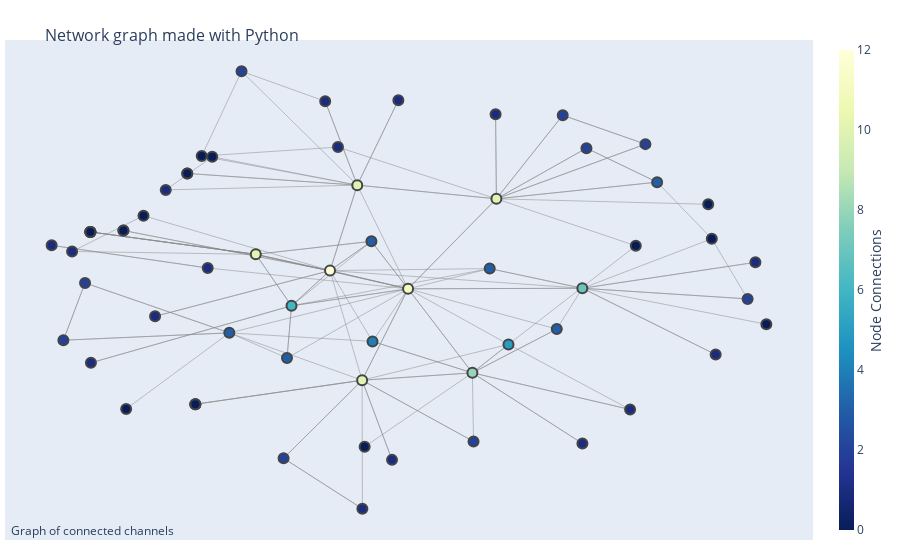

The notebook cell saved with this chart:
### Code cell
network_graphs.plotly_network_graph(H)

### Figure 1 — Plotly figure (JSON) as saved in the notebook; plotly's stock layout.template omitted (floating-point values rounded to 4 significant figures; data arrays with more than 128 entries replaced by an {"elided": "..."} marker saying what was removed)
{"data": [{"hoverinfo": "none", "line": {"color": "#888", "width": 0.5}, "mode": "lines", "type": "scatter", "x": {"elided": "435 float values"}, "y": {"elided": "435 float values"}}, {"hoverinfo": "text", "marker": {"color": [1, 1, 4, 0, 2, 2, 0, 8, 1, 12, 10, 10, 1, 0, 0, 0, 0, 1, 1, 3, 0, 0, 0, 3, 1, 1, 2, 0, 1, 5, 2, 2, 3, 10, 0, 0, 3, 10, 6, 1, 1, 2, 0, 0, 0, 1, 0, 0, 11, 2, 1, 1, 3, 0, 0, 1, 7, 0, 1, 2, 2, 3, 0], "colorbar": {"thickness": 15, "title": {"side": "right", "text": "Node Connections"}, "xanchor": "left"}, "colorscale": [[0, "rgb(255,255,217)"], [0.125, "rgb(237,248,177)"], [0.25, "rgb(199,233,180)"], [0.375, "rgb(127,205,187)"], [0.5, "rgb(65,182,196)"], [0.625, "rgb(29,145,192)"], [0.75, "rgb(34,94,168)"], [0.875, "rgb(37,52,148)"], [1, "rgb(8,29,88)"]], "line": {"width": 2}, "reversescale": true, "showscale": true, "size": 10}, "mode": "markers", "text": ["Megasteakman has # of connections: 1", "What's Inside? has # of connections: 1", "johnyboz has # of connections: 4", "PowerfulJRE has # of connections: 0", "TEAMSUPERTRAMP has # of connections: 2", "Lindsey Stirling has # of connections: 2", "Drinkin' Bros Podcast has # of connections: 0", "Nukazooka has # of connections: 8", "Jacob + Katie Schwarz has # of connections: 1", "Corridor Crew has # of connections: 12", "SoKrispyMedia has # of connections: 10", "Corridor Cast has # of connections: 10", "TomSka has # of connections: 1", "Bill Burr has # of connections: 0", "Spacestation Gaming has # of connections: 0", "Pyrobot has # of connections: 0", "The Slow Mo Guys has # of connections: 0", "Left On Red has # of connections: 1", "Spacestation Stuff has # of connections: 1", "Atomic Punch has # of connections: 3", "Peter McKinnon has # of connections: 0", "Smosh has # of connections: 0", "Linus Tech Tips has # of connections: 0", "Cerberusarms has # of connections: 3", "Adi Shankar's BOOTLEG UNIVERSE has # of connections: 1", "A for Adley - Learning & Fun has # of connections: 1", "RocketJump 2 has # of connections: 2", "The Film Look has # of connections: 0", "RackaRacka has # of connections: 1", "Mr.TVCow has # of connections: 5", "RocketJump Film School has # of connections: 2", "Fury Fingers - GOONS INC - Out Now! has # of connections: 2", "Anna Akana has # of connections: 3", "devinsupertramp has # of connections: 10", "Good Mythical Morning has # of connections: 0", "Hulu has # of connections: 0", "RocketJump has # of connections: 3", "Shonduras has # of connections: 10", "Node has # of connections: 6", "Rooster Teeth has # of connections: 1", "Andrew Gerlicher Music has # of connections: 1", "Visual Escape has # of connections: 2", "Shot of The Yeagers has # of connections: 0", "H3 Podcast has # of connections: 0", "Joe Penna / MysteryGuitarMan has # of connections: 0", "Film Riot has # of connections: 1", "Justin Robinson has # of connections: 0", "ColinandConnor has # of connections: 0", "Corridor has # of connections: 11", "Dorothy Gee has # of connections: 2", "Lane Carter has # of connections: 1", "Tanner Fox has # of connections: 1", "Guillotine Channel has # of connections: 3", "The Bucket List Family has # of connections: 0", "mike diva 2 has # of connections: 0", "BrandonJLa has # of connections: 1", "Mike Diva has # of connections: 7", "ScottDW has # of connections: 0", "SamWickert has # of connections: 1", "JennaMarbles has # of connections: 2", "FinalCutKing has # of connections: 2", "Peter Hollens has # of connections: 3", "Dude Perfect has # of connections: 0"], "type": "scatter", "x": [0.7711, -0.02314, 0.0495, -0.5438, 0.4495, 0.4994, -0.5438, 0.2595, 0.3083, -0.03984, 0.02765, -0.196, 0.5911, -0.5438, -0.2875, 0.03295, -0.4321, -0.6252, 0.1039, 0.4369, -0.3401, -0.323, -0.4743, -0.1303, 0.8546, -0.04997, -0.555, -0.4743, -0.297, 0.3354, -0.6006, 0.2619, 0.2959, 0.31, -0.5438, -0.4685, -0.2516, 0.01742, -0.1208, -0.5823, 0.02817, 0.6233, -0.3401, -0.5438, 0.763, -0.4078, -0.323, -0.323, 0.1243, -0.2259, 0.4909, -0.3853, 0.04718, -0.3097, 0.8777, -0.5427, 0.4907, 0.6031, 0.09052, 0.8383, -0.1375, 0.648, 0.7554], "y": [-0.339, 0.5504, -0.2827, 0.1868, 0.687, 0.5458, 0.1868, -0.4174, 0.6908, 0.02108, -0.4491, 0.09074, -0.5744, 0.1868, 0.509, -0.7341, 0.2563, 0.1292, 0.7515, -0.2298, 0.4373, -0.5518, 0.1929, -0.3538, 0.05644, 0.7468, -0.03192, 0.1929, 0.03227, -0.2955, -0.2775, -0.7116, 0.02959, 0.3286, 0.1869, -0.5721, -0.2459, 0.3874, -0.1299, 0.1029, -1, 0.5632, 0.4373, 0.1869, 0.1576, -0.1751, -0.5518, -0.5518, -0.05713, 0.8756, -0.7203, 0.3668, 0.1464, 0.512, -0.2089, -0.3742, -0.05474, 0.1273, -0.7905, -0.1003, -0.7836, 0.4001, 0.3052]}], "layout": {"annotations": [{"showarrow": false, "text": "Graph of connected channels", "x": 0.005, "xref": "paper", "y": -0.002, "yref": "paper"}], "autosize": true, "hovermode": "closest", "margin": {"b": 20, "l": 5, "r": 5, "t": 40}, "showlegend": false, "title": {"font": {"size": 16}, "text": "<br>Network graph made with Python"}, "xaxis": {"autorange": true, "range": [-0.7266, 0.979], "showgrid": false, "showticklabels": false, "type": "linear", "zeroline": false}, "yaxis": {"autorange": true, "range": [-1.143, 1.018], "showgrid": false, "showticklabels": false, "type": "linear", "zeroline": false}}}
